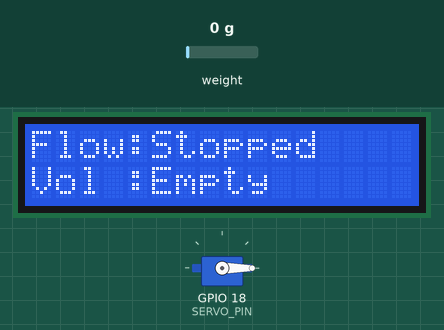
Simulated run of this sketch. Board: ESP32. On the bench: 16×2 character LCD, servo. The test bench sets the inputs (shaded band); at power-on: weight on the scale 0 g. WiFi joins after 1.5 s; servers stay silent unless stated; uploads are accepted with an empty reply; what the sketch prints to the serial monitor is not drawn.

Above: at 13.5 s.
13.6 s: weight on the scale set to 2 g
At 19.1 s:
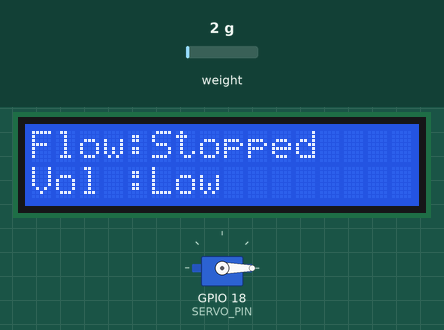
19.5 s: weight on the scale set to 1250 g
At 24.1 s:
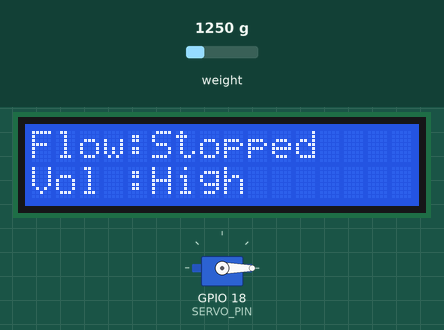
24.5 s: weight on the scale set to 206 g
At 29.1 s:
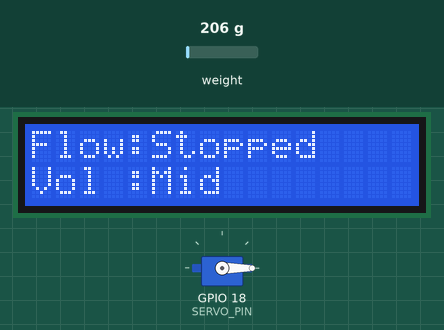
29.5 s: weight on the scale set to 100 g
At 34.1 s:
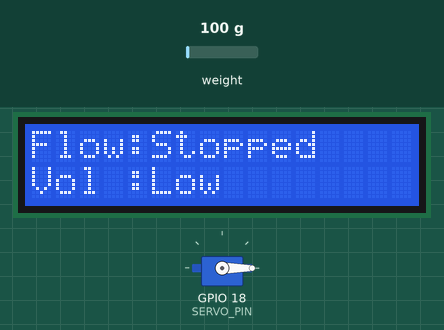
34.5 s: weight on the scale set to 2500 g
At 39.2 s:
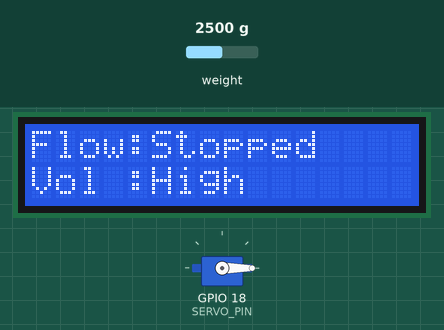
Timing chart, 0 to 40.5 s (numbered marks = the images above; inputs shaded):
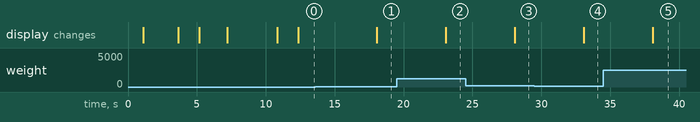

The sketch:

ESPNewCode.ino
```cpp
#include <WiFi.h>
#include <HTTPClient.h>
#include <ArduinoJson.h>
#include <HX711.h>
#include <ESP32Servo.h>
#include <Wire.h>
#include <LiquidCrystal_I2C.h>

// #wifi
const char* WIFI_SSID     = "Nishanth";
const char* WIFI_PASSWORD = "nishanthm1713";

// #server
const char* SERVER_IP     = "10.86.191.185";
const int   SERVER_PORT   = 5000;

const int   PATIENT_ID    = 1;
const char* DEVICE_ID     = "ESP32-001";

float MAX_WEIGHT_G = 500.0;

// #loadcell
#define HX711_DATA_PIN   19
#define HX711_CLOCK_PIN  18
// #servo
#define SERVO_PIN        18

// #lcd
LiquidCrystal_I2C lcd(0x27, 16, 2);

// #loadcell
const float CALIBRATION_FACTOR = 420.0;

const unsigned long POST_INTERVAL_MS = 5000;
unsigned long lastPostTime = 0;

// #loadcell
HX711  scale;
// #servo
Servo  clampServo;

// #servo
const int SERVO_OPEN_DEG   = 90;
const int SERVO_CLOSED_DEG = 0;
String    currentServoState = "STOP";

float lastWeight = 0;
unsigned long lastTime = 0;

String buildUrl(const char* path) {
  String url = "http://";
  url += SERVER_IP;
  url += ":";
  url += SERVER_PORT;
  url += path;
  return url;
}

String getVolumeLabel(float weightGrams) {
  float pct = (weightGrams / MAX_WEIGHT_G) * 100.0;
  if (pct <= 0.0)  return "Empty";
  if (pct <= 35.0) return "Low";
  if (pct <= 65.0) return "Mid";
  return "High";
}

// #lcd
void updateLCD(float weightGrams) {
  bool bottleEmpty = (weightGrams <= 0.0);
  bool flowStopped = (currentServoState != "FLOW") || bottleEmpty;

  String flowLabel   = flowStopped ? "Stopped " : "Flowing ";
  String volumeLabel = getVolumeLabel(weightGrams);

  while (volumeLabel.length() < 5) volumeLabel += " ";

  lcd.setCursor(0, 0);
  lcd.print("Flow:");
  lcd.print(flowLabel);

  lcd.setCursor(0, 1);
  lcd.print("Vol :");
  lcd.print(volumeLabel);

  Serial.print("[LCD] Flow=");
  Serial.print(flowLabel);
  Serial.print(" | Vol=");
  Serial.println(volumeLabel);
}

// #servo
// Physically actuates the clamp: rotates to SERVO_OPEN_DEG to release
// the IV tube (flow allowed) or to SERVO_CLOSED_DEG to press/pinch the
// tube shut (flow stopped). Driven only by the SERVO_STATE value the
// backend returns in the POST response below.
void setServoState(const String& state) {
  if (state == currentServoState) return;

  if (state == "FLOW") {
    clampServo.write(SERVO_OPEN_DEG);
    Serial.println("[Servo] -> OPEN (FLOW)");
  } else {
    clampServo.write(SERVO_CLOSED_DEG);
    Serial.println("[Servo] -> CLOSED (STOP)");
  }
  currentServoState = state;
}

// #server
void fetchPatientConfig() {
  const int MAX_RETRIES = 3;

  lcd.setCursor(0, 0);
  lcd.print("Fetching config ");
  lcd.setCursor(0, 1);
  lcd.print("from server...  ");

  for (int attempt = 1; attempt <= MAX_RETRIES; attempt++) {
    Serial.print("[Config] Fetching patient config, attempt ");
    Serial.println(attempt);

    HTTPClient http;
    String url = buildUrl("/api/patient/");
    url += PATIENT_ID;
    http.begin(url);
    http.addHeader("Content-Type", "application/json");

    int httpCode = http.GET();

    if (httpCode == HTTP_CODE_OK) {
      String response = http.getString();

      StaticJsonDocument<512> doc;
      DeserializationError err = deserializeJson(doc, response);

      if (!err && doc.containsKey("bottle_volume_ml")) {
        float volumeMl = doc["bottle_volume_ml"].as<float>();
        if (volumeMl > 0) {
          MAX_WEIGHT_G = volumeMl;
          Serial.print("[Config] MAX_WEIGHT_G set to ");
          Serial.print(MAX_WEIGHT_G, 0);
          Serial.println(" g from server.");

          lcd.setCursor(0, 0);
          lcd.print("Bottle size set!");
          lcd.setCursor(0, 1);
          lcd.print((int)MAX_WEIGHT_G);
          lcd.print("ml            ");
          delay(1500);

          http.end();
          return;
        }
      } else {
        Serial.println("[Config] JSON parse error or missing 'bottle_volume_ml' key.");
      }
    } else {
      Serial.print("[Config] GET failed. HTTP code: ");
      Serial.println(httpCode);
    }

    http.end();
    delay(1000);
  }

  Serial.print("[Config] Could not fetch config. Using default MAX_WEIGHT_G = ");
  Serial.println(MAX_WEIGHT_G, 0);

  lcd.setCursor(0, 0);
  lcd.print("Config failed!  ");
  lcd.setCursor(0, 1);
  lcd.print("Using default   ");
  delay(1500);
}

// #wifi
void connectWiFi() {
  Serial.print("[WiFi] Connecting to ");
  Serial.println(WIFI_SSID);

  lcd.setCursor(0, 0);
  lcd.print("Connecting WiFi ");
  lcd.setCursor(0, 1);
  lcd.print("Please wait...  ");

  WiFi.begin(WIFI_SSID, WIFI_PASSWORD);

  int attempts = 0;
  while (WiFi.status() != WL_CONNECTED && attempts < 30) {
    delay(500);
    Serial.print(".");
    attempts++;
  }

  if (WiFi.status() == WL_CONNECTED) {
    Serial.println("\n[WiFi] Connected!");
    Serial.print("[WiFi] IP: ");
    Serial.println(WiFi.localIP());

    lcd.setCursor(0, 0);
    lcd.print("WiFi Connected! ");
    lcd.setCursor(0, 1);
    lcd.print(WiFi.localIP());
    delay(2000);
  } else {
    Serial.println("\n[WiFi] FAILED - check credentials. Continuing offline.");
    lcd.setCursor(0, 0);
    lcd.print("WiFi FAILED!    ");
    lcd.setCursor(0, 1);
    lcd.print("Offline mode... ");
    delay(2000);
  }
}

// #server
// Sends the real load-cell weight to Flask every POST_INTERVAL_MS, along
// with a flow rate computed from the actual weight change over time
// (no hardcoded values). The backend's JSON response carries SERVO_STATE,
// which reflects whatever Allow Flow / Stop Flow button state was last
// set on the web dashboard -- setServoState() then physically moves
// the servo to match it.
void postSensorData(float weightGrams) {
  if (WiFi.status() != WL_CONNECTED) {
    Serial.println("[HTTP] Not connected - skipping POST");
    return;
  }

  unsigned long currentTime = millis();
  float weightDiff = lastWeight - weightGrams;
  float timeDiff = (currentTime - lastTime) / 1000.0;
  float flowRate = (timeDiff > 0) ? (weightDiff / timeDiff) : 0;

  lastWeight = weightGrams;
  lastTime = currentTime;

  HTTPClient http;
  String url = buildUrl("/api/sensor-data");
  http.begin(url);
  http.addHeader("Content-Type", "application/json");

  StaticJsonDocument<256> doc;
  doc["patient_id"] = PATIENT_ID;
  doc["weight_g"]   = (int)weightGrams;
  doc["flow_rate"]  = flowRate;
  doc["device_id"]  = DEVICE_ID;

  String payload;
  serializeJson(doc, payload);

  Serial.print("[HTTP] POST -> weight=");
  Serial.print(weightGrams, 1);
  Serial.print("g flow_rate=");
  Serial.print(flowRate, 2);
  Serial.println("g/s");

  int httpCode = http.POST(payload);

  if (httpCode == HTTP_CODE_OK) {
    String response = http.getString();

    StaticJsonDocument<256> resp;
    DeserializationError err = deserializeJson(resp, response);

    if (!err) {
      String servoCmd = resp["SERVO_STATE"].as<String>();
      Serial.print("[HTTP] Server says SERVO_STATE = ");
      Serial.println(servoCmd);
      setServoState(servoCmd);
    } else {
      Serial.println("[HTTP] JSON parse error in response");
    }
  } else {
    Serial.print("[HTTP] POST failed. HTTP code: ");
    Serial.println(httpCode);
  }

  http.end();
}

void setup() {
  Serial.begin(115200);
  delay(1000);
  Serial.println("IV Drip Monitor - ESP32 Firmware");

  // #lcd
  Wire.begin(21, 22);
  lcd.init();
  lcd.backlight();
  lcd.clear();
  lcd.setCursor(0, 0);
  lcd.print("IV Drip Monitor ");
  lcd.setCursor(0, 1);
  lcd.print("Initializing... ");
  delay(1500);

  // #servo
  ESP32PWM::allocateTimer(0);
  clampServo.setPeriodHertz(50);
  clampServo.attach(SERVO_PIN, 500, 2400);
  clampServo.write(SERVO_CLOSED_DEG);
  Serial.println("[Servo] Initialized -> CLOSED");

  // #loadcell
  scale.begin(HX711_DATA_PIN, HX711_CLOCK_PIN);
  scale.set_scale(CALIBRATION_FACTOR);
  scale.tare();
  Serial.println("[Scale] HX711 ready, tared to zero.");

  // #wifi
  connectWiFi();

  // #server
  if (WiFi.status() == WL_CONNECTED) {
    fetchPatientConfig();
  } else {
    Serial.println("[Config] Skipping config fetch - no WiFi.");
  }

  lcd.clear();
  updateLCD(0);
}

void loop() {
  unsigned long now = millis();

  // #wifi
  if (WiFi.status() != WL_CONNECTED) {
    Serial.println("[WiFi] Reconnecting...");
    WiFi.reconnect();
    delay(3000);
    return;
  }

  if (now - lastPostTime >= POST_INTERVAL_MS) {
    lastPostTime = now;

    // #loadcell
    // Real-time weight reading taken directly from the HX711 amplifier
    // every cycle -- this is the only source of volume data; nothing
    // is simulated or hardcoded.
    float weightGrams = 0;
    if (scale.is_ready()) {
      weightGrams = scale.get_units(5);
      if (weightGrams < 0) weightGrams = 0;

      Serial.print("[Scale] Weight = ");
      Serial.print(weightGrams, 2);
      Serial.println(" g");
    } else {
      Serial.println("[Scale] HX711 not ready - using last reading");
    }

    // #server
    postSensorData(weightGrams);

    // #lcd
    updateLCD(weightGrams);
  }

  yield();
}
```

Measured:
- the behaviour switches between 0 and 1 g on weight on the scale (found by bisection; images 0 and 1)
- after the input at 13.6 s, the display: changes after 4.5 s (image 1)
- after the input at 19.5 s, the display: changes after 3.6 s (image 2)
- after the input at 24.5 s, the display: changes after 3.6 s (image 3)
- after the input at 29.5 s, the display: changes after 3.6 s (image 4)
- after the input at 34.5 s, the display: changes after 3.6 s (image 5)
